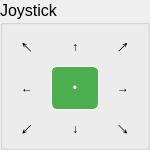
<?xml version="1.0" encoding="UTF-8"?>
<ui version="4.0">
 <class>joystickWidget</class>
 <widget class="QWidget" name="joystickWidget">
  <property name="geometry">
   <rect>
    <x>0</x>
    <y>0</y>
    <width>150</width>
    <height>150</height>
   </rect>
  </property>
  <property name="sizePolicy">
   <sizepolicy hsizetype="Maximum" vsizetype="Maximum">
    <horstretch>1</horstretch>
    <verstretch>1</verstretch>
   </sizepolicy>
  </property>
  <property name="minimumSize">
   <size>
    <width>100</width>
    <height>100</height>
   </size>
  </property>
  <property name="maximumSize">
   <size>
    <width>150</width>
    <height>155</height>
   </size>
  </property>
  <property name="sizeIncrement">
   <size>
    <width>1</width>
    <height>1</height>
   </size>
  </property>
  <property name="font">
   <font>
    <pointsize>12</pointsize>
   </font>
  </property>
  <property name="focusPolicy">
   <enum>Qt::StrongFocus</enum>
  </property>
  <layout class="QGridLayout" name="gridLayout_2">
   <property name="margin">
    <number>0</number>
   </property>
   <property name="spacing">
    <number>0</number>
   </property>
   <item row="0" column="0">
    <widget class="QGroupBox" name="joystickControl">
     <property name="title">
      <string>Joystick</string>
     </property>
     <layout class="QGridLayout" name="gridLayout">
      <property name="margin">
       <number>0</number>
      </property>
      <property name="spacing">
       <number>0</number>
      </property>
      <item row="0" column="0">
       <widget class="QStackedWidget" name="stackedWidget">
        <property name="currentIndex">
         <number>0</number>
        </property>
        <widget class="QWidget" name="toggle">
         <property name="focusPolicy">
          <enum>Qt::StrongFocus</enum>
         </property>
         <layout class="QGridLayout" name="gridLayout_3">
          <property name="margin">
           <number>0</number>
          </property>
          <property name="spacing">
           <number>0</number>
          </property>
          <item row="5" column="3">
           <widget class="QPushButton" name="d">
            <property name="minimumSize">
             <size>
              <width>44</width>
              <height>44</height>
             </size>
            </property>
            <property name="styleSheet">
             <string notr="true">QPushButton{	
    border-style: outset;
    border-width: 1px;
    border-radius: 6px;
	border-style: solid;
	padding: 2px;
	
}

QPushButton:checked{
    border-style: solid;
	border-width: 1px;
    border-radius: 6px;
	background-color: rgb(76, 175, 80);
	color: rgb(255, 255, 255);
}



</string>
            </property>
            <property name="text">
             <string>↓</string>
            </property>
            <property name="checkable">
             <bool>true</bool>
            </property>
            <property name="autoExclusive">
             <bool>true</bool>
            </property>
            <property name="flat">
             <bool>true</bool>
            </property>
           </widget>
          </item>
          <item row="3" column="0">
           <widget class="QPushButton" name="l">
            <property name="minimumSize">
             <size>
              <width>44</width>
              <height>44</height>
             </size>
            </property>
            <property name="styleSheet">
             <string notr="true">QPushButton{	
    border-style: outset;
    border-width: 1px;
    border-radius: 6px;
	border-style: solid;
	padding: 2px;
	
}

QPushButton:checked{
    border-style: solid;
	border-width: 1px;
    border-radius: 6px;
	background-color: rgb(76, 175, 80);
	color: rgb(255, 255, 255);
}



</string>
            </property>
            <property name="text">
             <string>←</string>
            </property>
            <property name="checkable">
             <bool>true</bool>
            </property>
            <property name="autoExclusive">
             <bool>true</bool>
            </property>
            <property name="flat">
             <bool>true</bool>
            </property>
           </widget>
          </item>
          <item row="0" column="0">
           <widget class="QPushButton" name="tl">
            <property name="minimumSize">
             <size>
              <width>44</width>
              <height>44</height>
             </size>
            </property>
            <property name="styleSheet">
             <string notr="true">QPushButton{	
    border-style: outset;
    border-width: 1px;
    border-radius: 6px;
	border-style: solid;
	padding: 2px;
	
}

QPushButton:checked{
    border-style: solid;
	border-width: 1px;
    border-radius: 6px;
	background-color: rgb(76, 175, 80);
	color: rgb(255, 255, 255);
}



</string>
            </property>
            <property name="text">
             <string>↖︎</string>
            </property>
            <property name="checkable">
             <bool>true</bool>
            </property>
            <property name="autoExclusive">
             <bool>true</bool>
            </property>
            <property name="flat">
             <bool>true</bool>
            </property>
           </widget>
          </item>
          <item row="5" column="0">
           <widget class="QPushButton" name="dl">
            <property name="minimumSize">
             <size>
              <width>44</width>
              <height>44</height>
             </size>
            </property>
            <property name="styleSheet">
             <string notr="true">QPushButton{	
    border-style: outset;
    border-width: 1px;
    border-radius: 6px;
	border-style: solid;
	padding: 2px;
	
}

QPushButton:checked{
    border-style: solid;
	border-width: 1px;
    border-radius: 6px;
	background-color: rgb(76, 175, 80);
	color: rgb(255, 255, 255);
}



</string>
            </property>
            <property name="text">
             <string>↙︎</string>
            </property>
            <property name="checkable">
             <bool>true</bool>
            </property>
            <property name="autoExclusive">
             <bool>true</bool>
            </property>
            <property name="autoDefault">
             <bool>true</bool>
            </property>
            <property name="default">
             <bool>true</bool>
            </property>
            <property name="flat">
             <bool>true</bool>
            </property>
           </widget>
          </item>
          <item row="0" column="3">
           <widget class="QPushButton" name="u">
            <property name="minimumSize">
             <size>
              <width>44</width>
              <height>44</height>
             </size>
            </property>
            <property name="styleSheet">
             <string notr="true">QPushButton{	
    border-style: outset;
    border-width: 1px;
    border-radius: 6px;
	border-style: solid;
	padding: 2px;
	
}

QPushButton:checked{
    border-style: solid;
	border-width: 1px;
    border-radius: 6px;
	background-color: rgb(76, 175, 80);
	color: rgb(255, 255, 255);
}



</string>
            </property>
            <property name="text">
             <string>↑</string>
            </property>
            <property name="checkable">
             <bool>true</bool>
            </property>
            <property name="autoExclusive">
             <bool>true</bool>
            </property>
            <property name="flat">
             <bool>true</bool>
            </property>
           </widget>
          </item>
          <item row="3" column="3">
           <widget class="QPushButton" name="c">
            <property name="minimumSize">
             <size>
              <width>44</width>
              <height>44</height>
             </size>
            </property>
            <property name="focusPolicy">
             <enum>Qt::StrongFocus</enum>
            </property>
            <property name="styleSheet">
             <string notr="true">QPushButton{	
    border-style: outset;
    border-width: 1px;
    border-radius: 6px;
	border-style: solid;
	padding: 2px;
	
}

QPushButton:checked{
    border-style: solid;
	border-width: 1px;
    border-radius: 6px;
	background-color: rgb(76, 175, 80);
	color: rgb(255, 255, 255);
}




</string>
            </property>
            <property name="text">
             <string>•</string>
            </property>
            <property name="checkable">
             <bool>true</bool>
            </property>
            <property name="checked">
             <bool>true</bool>
            </property>
            <property name="autoExclusive">
             <bool>true</bool>
            </property>
            <property name="flat">
             <bool>true</bool>
            </property>
           </widget>
          </item>
          <item row="0" column="4">
           <widget class="QPushButton" name="tr">
            <property name="minimumSize">
             <size>
              <width>44</width>
              <height>44</height>
             </size>
            </property>
            <property name="styleSheet">
             <string notr="true">QPushButton{	
    border-style: outset;
    border-width: 1px;
    border-radius: 6px;
	border-style: solid;
	padding: 2px;
	
}

QPushButton:checked{
    border-style: solid;
	border-width: 1px;
    border-radius: 6px;
	background-color: rgb(76, 175, 80);
	color: rgb(255, 255, 255);
}



</string>
            </property>
            <property name="text">
             <string>↗︎</string>
            </property>
            <property name="checkable">
             <bool>true</bool>
            </property>
            <property name="autoExclusive">
             <bool>true</bool>
            </property>
            <property name="flat">
             <bool>true</bool>
            </property>
           </widget>
          </item>
          <item row="3" column="4">
           <widget class="QPushButton" name="r">
            <property name="minimumSize">
             <size>
              <width>44</width>
              <height>44</height>
             </size>
            </property>
            <property name="styleSheet">
             <string notr="true">QPushButton{	
    border-style: outset;
    border-width: 1px;
    border-radius: 6px;
	border-style: solid;
	padding: 2px;
	
}

QPushButton:checked{
    border-style: solid;
	border-width: 1px;
    border-radius: 6px;
	background-color: rgb(76, 175, 80);
	color: rgb(255, 255, 255);
}



</string>
            </property>
            <property name="text">
             <string>→</string>
            </property>
            <property name="checkable">
             <bool>true</bool>
            </property>
            <property name="autoExclusive">
             <bool>true</bool>
            </property>
            <property name="flat">
             <bool>true</bool>
            </property>
           </widget>
          </item>
          <item row="5" column="4">
           <widget class="QPushButton" name="dr">
            <property name="minimumSize">
             <size>
              <width>44</width>
              <height>44</height>
             </size>
            </property>
            <property name="styleSheet">
             <string notr="true">QPushButton{	
    border-style: outset;
    border-width: 1px;
    border-radius: 6px;
	border-style: solid;
	padding: 2px;
	
}

QPushButton:checked{
    border-style: solid;
	border-width: 1px;
    border-radius: 6px;
	background-color: rgb(76, 175, 80);
	color: rgb(255, 255, 255);
}



</string>
            </property>
            <property name="text">
             <string>↘︎</string>
            </property>
            <property name="checkable">
             <bool>true</bool>
            </property>
            <property name="autoExclusive">
             <bool>true</bool>
            </property>
            <property name="flat">
             <bool>true</bool>
            </property>
           </widget>
          </item>
         </layout>
        </widget>
        <widget class="QWidget" name="sustained">
         <layout class="QGridLayout" name="gridLayout_4">
          <property name="margin">
           <number>0</number>
          </property>
          <property name="spacing">
           <number>0</number>
          </property>
          <item row="0" column="0">
           <widget class="QLabel" name="topleft">
            <property name="font">
             <font>
              <pointsize>16</pointsize>
             </font>
            </property>
            <property name="frameShape">
             <enum>QFrame::StyledPanel</enum>
            </property>
            <property name="text">
             <string>↖︎</string>
            </property>
            <property name="scaledContents">
             <bool>true</bool>
            </property>
            <property name="alignment">
             <set>Qt::AlignCenter</set>
            </property>
            <property name="textInteractionFlags">
             <set>Qt::NoTextInteraction</set>
            </property>
           </widget>
          </item>
          <item row="1" column="0">
           <widget class="QLabel" name="left">
            <property name="font">
             <font>
              <pointsize>16</pointsize>
             </font>
            </property>
            <property name="frameShape">
             <enum>QFrame::StyledPanel</enum>
            </property>
            <property name="text">
             <string>←</string>
            </property>
            <property name="scaledContents">
             <bool>true</bool>
            </property>
            <property name="alignment">
             <set>Qt::AlignCenter</set>
            </property>
            <property name="textInteractionFlags">
             <set>Qt::NoTextInteraction</set>
            </property>
           </widget>
          </item>
          <item row="1" column="1">
           <widget class="QLabel" name="center">
            <property name="font">
             <font>
              <pointsize>16</pointsize>
             </font>
            </property>
            <property name="frameShape">
             <enum>QFrame::StyledPanel</enum>
            </property>
            <property name="text">
             <string>•</string>
            </property>
            <property name="scaledContents">
             <bool>true</bool>
            </property>
            <property name="alignment">
             <set>Qt::AlignCenter</set>
            </property>
            <property name="textInteractionFlags">
             <set>Qt::NoTextInteraction</set>
            </property>
           </widget>
          </item>
          <item row="1" column="2">
           <widget class="QLabel" name="right">
            <property name="font">
             <font>
              <pointsize>16</pointsize>
             </font>
            </property>
            <property name="frameShape">
             <enum>QFrame::StyledPanel</enum>
            </property>
            <property name="text">
             <string>→</string>
            </property>
            <property name="scaledContents">
             <bool>true</bool>
            </property>
            <property name="alignment">
             <set>Qt::AlignCenter</set>
            </property>
            <property name="textInteractionFlags">
             <set>Qt::NoTextInteraction</set>
            </property>
           </widget>
          </item>
          <item row="0" column="1">
           <widget class="QLabel" name="up">
            <property name="font">
             <font>
              <pointsize>16</pointsize>
             </font>
            </property>
            <property name="frameShape">
             <enum>QFrame::StyledPanel</enum>
            </property>
            <property name="text">
             <string>↑</string>
            </property>
            <property name="scaledContents">
             <bool>true</bool>
            </property>
            <property name="alignment">
             <set>Qt::AlignCenter</set>
            </property>
            <property name="textInteractionFlags">
             <set>Qt::NoTextInteraction</set>
            </property>
           </widget>
          </item>
          <item row="0" column="2">
           <widget class="QLabel" name="topright">
            <property name="font">
             <font>
              <pointsize>16</pointsize>
             </font>
            </property>
            <property name="frameShape">
             <enum>QFrame::StyledPanel</enum>
            </property>
            <property name="text">
             <string>↗︎</string>
            </property>
            <property name="scaledContents">
             <bool>true</bool>
            </property>
            <property name="alignment">
             <set>Qt::AlignCenter</set>
            </property>
            <property name="textInteractionFlags">
             <set>Qt::NoTextInteraction</set>
            </property>
           </widget>
          </item>
          <item row="3" column="0">
           <widget class="QLabel" name="downleft">
            <property name="font">
             <font>
              <pointsize>16</pointsize>
             </font>
            </property>
            <property name="frameShape">
             <enum>QFrame::StyledPanel</enum>
            </property>
            <property name="frameShadow">
             <enum>QFrame::Plain</enum>
            </property>
            <property name="text">
             <string>↙︎</string>
            </property>
            <property name="scaledContents">
             <bool>true</bool>
            </property>
            <property name="alignment">
             <set>Qt::AlignCenter</set>
            </property>
            <property name="textInteractionFlags">
             <set>Qt::NoTextInteraction</set>
            </property>
           </widget>
          </item>
          <item row="3" column="1">
           <widget class="QLabel" name="down">
            <property name="font">
             <font>
              <pointsize>16</pointsize>
             </font>
            </property>
            <property name="frameShape">
             <enum>QFrame::StyledPanel</enum>
            </property>
            <property name="frameShadow">
             <enum>QFrame::Plain</enum>
            </property>
            <property name="text">
             <string>↓</string>
            </property>
            <property name="scaledContents">
             <bool>true</bool>
            </property>
            <property name="alignment">
             <set>Qt::AlignCenter</set>
            </property>
            <property name="textInteractionFlags">
             <set>Qt::NoTextInteraction</set>
            </property>
           </widget>
          </item>
          <item row="3" column="2">
           <widget class="QLabel" name="downright">
            <property name="font">
             <font>
              <pointsize>16</pointsize>
             </font>
            </property>
            <property name="frameShape">
             <enum>QFrame::StyledPanel</enum>
            </property>
            <property name="frameShadow">
             <enum>QFrame::Plain</enum>
            </property>
            <property name="text">
             <string>↘︎</string>
            </property>
            <property name="scaledContents">
             <bool>true</bool>
            </property>
            <property name="alignment">
             <set>Qt::AlignCenter</set>
            </property>
            <property name="textInteractionFlags">
             <set>Qt::NoTextInteraction</set>
            </property>
           </widget>
          </item>
         </layout>
        </widget>
       </widget>
      </item>
     </layout>
    </widget>
   </item>
  </layout>
 </widget>
 <resources/>
 <connections/>
</ui>
